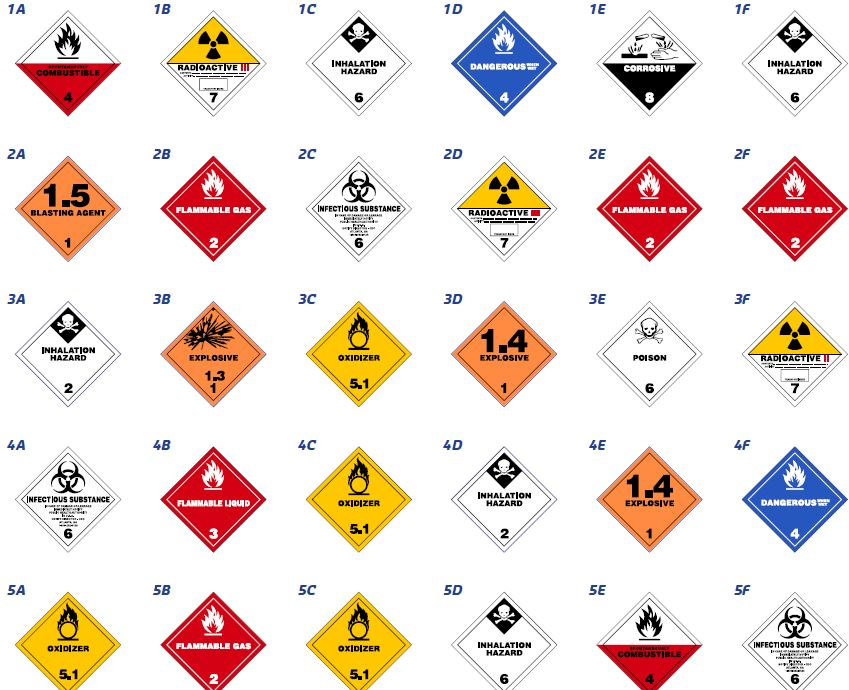
#> input picture detection/templateMatching/image.JPG, 849 x 690 px, given in place of the camera
$ python FilteringKernelsAndConvolutions.py
#> lines starting #> are read from the running program, lines starting #| are printed output that depends on the picture
import cv2
import numpy as np


def main():
    camera = cv2.VideoCapture(0)

    camera.set(3, 300)
    camera.set(4, 300)
    # i = 1

    while camera.isOpened():
        flag, frame = camera.read()
#> frame is the input picture: shape (690, 849, 3); mean B, G, R 214.8, 222.1, 236.2

        blur = cv2.blur(frame, (5, 5))
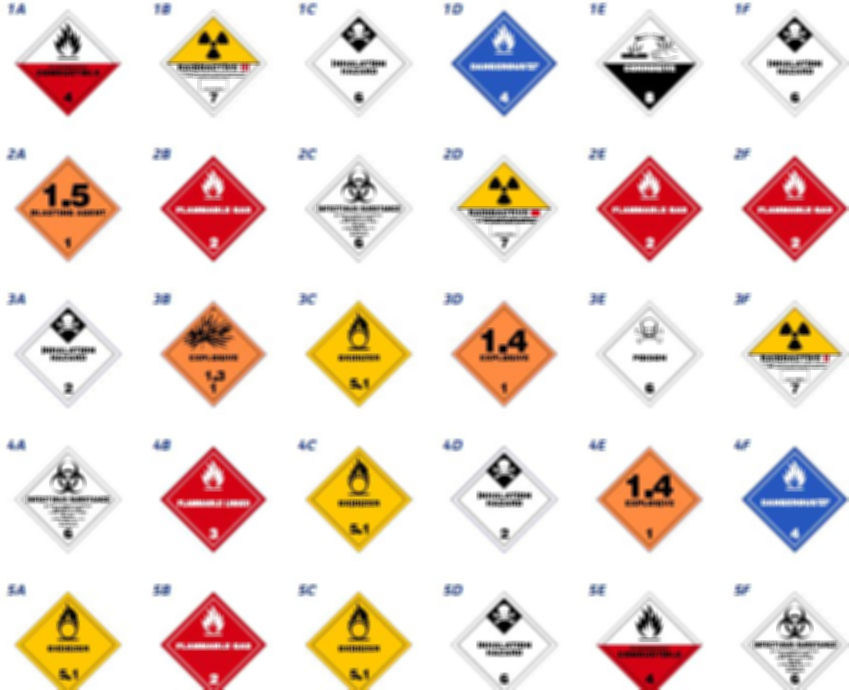
#> blur: shape (690, 849, 3); mean B, G, R 214.8, 222.1, 236.2
        gaussian_blur = cv2.GaussianBlur(frame, (7, 7), 12)
        median_blur = cv2.medianBlur(frame, 5)
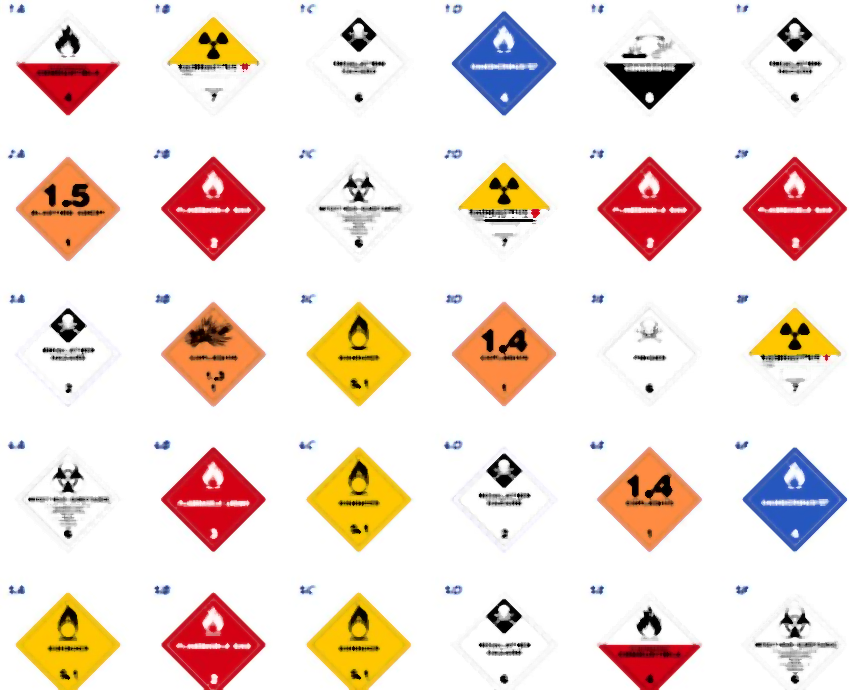
#> median_blur: shape (690, 849, 3); mean B, G, R 216.7, 224.6, 239.8

        # self-defined kernel:
        kernel = np.array(([1, 1, 1, 1, 1], [1, 1, -5, 1, 1], [1, 1, 1, 1, 1]))
        effect = cv2.filter2D(frame, -1, kernel)
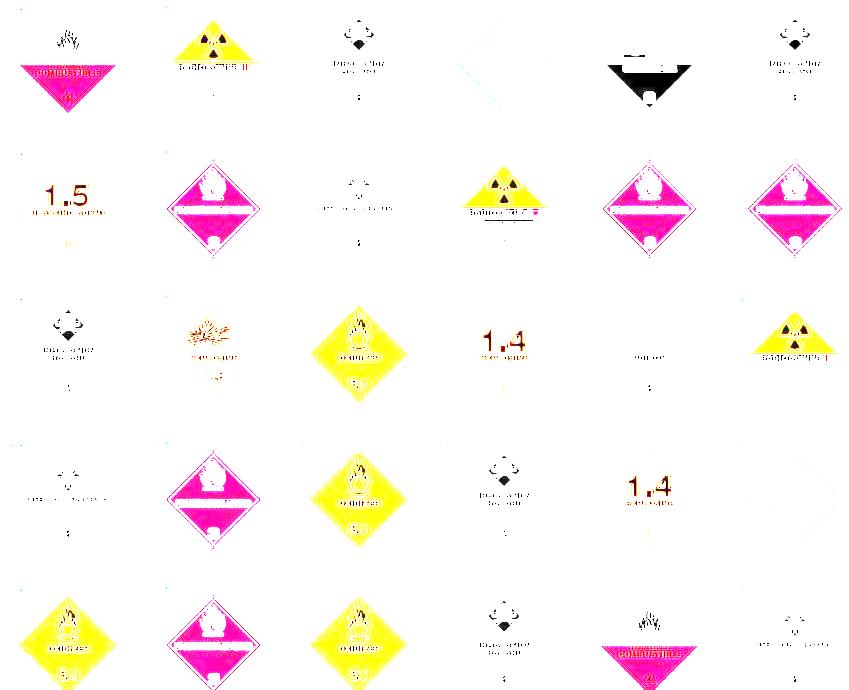
#> effect: shape (690, 849, 3); mean B, G, R 244.2, 247, 253.6

        # cv2.imwrite("C:\\Users\hMd\\Desktop\\new\\result" + str(i) + ".jpg", effect)
        # i += 1

        cv2.imshow("Original", frame)
        cv2.imshow("Blur", blur)
        cv2.imshow("Gaussian", gaussian_blur)
        cv2.imshow("Median", median_blur)
        cv2.imshow("Effect", effect)

        if cv2.waitKey(1) == 32:
#> (key Esc is pressed here)
            break

    camera.release()
    cv2.destroyAllWindows()


main()
